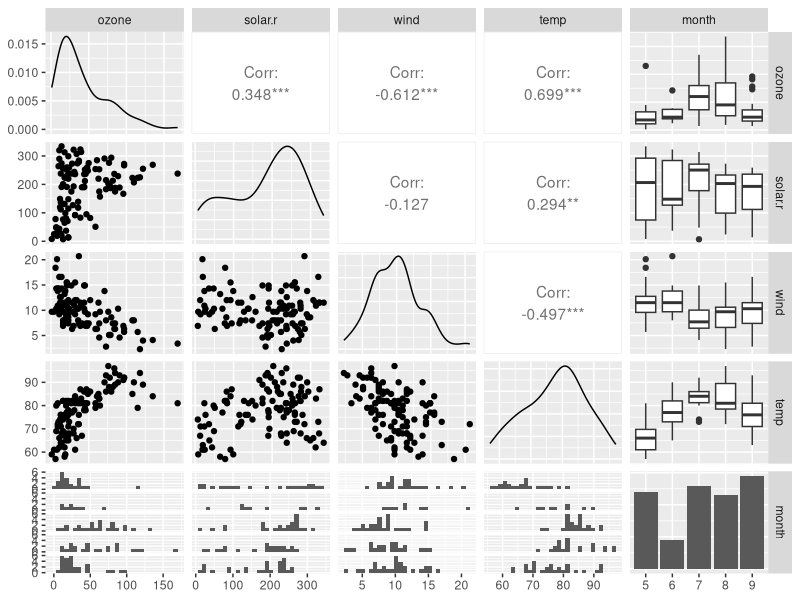
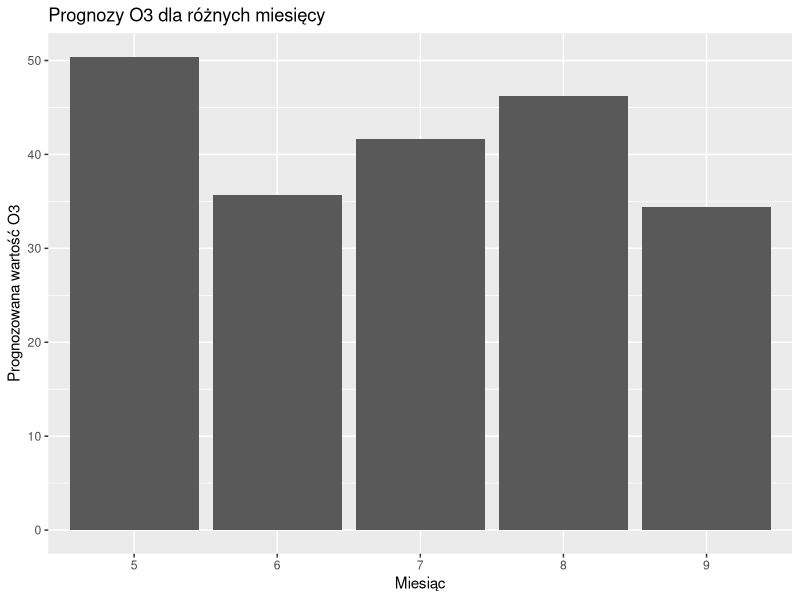

These charts were generated, in order, by the following R code:
## ---- chunk 1
# install.packages("dplyr")
# install.packages("GGally")
# install.packages("ggplot2")
## ---- chunk 2
# Załadowanie pakietów
library(dplyr)
library(GGally)
library(ggplot2)
## ---- chunk 3
colnames(airquality) <- tolower(colnames(airquality))
air <- airquality |>
  as_tibble() |>
  na.omit() |> 
  select(-day) |> 
  mutate(month = factor(month)) 
## ---- chunk 4
air |> 
  is.na() |> 
  as_tibble() |> 
  summarise_all(sum)
## ---- chunk 5
#| echo: false
ggpairs(air)
## ---- chunk 6
model <- lm(ozone ~ solar.r + wind + temp + month, data = air)
## ---- chunk 7
#| echo: false
summary(model)
## ---- chunk 8
new_data <- data.frame(
  solar.r = mean(air$solar.r),
  wind = mean(air$wind),
  temp = mean(air$temp),
  month = factor(c(5))  # Naszym przykładowym miesiącem będzie maj
)
## ---- chunk 9
predictions <- predict(model, newdata = new_data)
## ---- chunk 10
#| echo: false
print(predictions)
## ---- chunk 11
months <- levels(air$month)
predictions_monthly <- data.frame(month = months, prediction = NA)
## ---- chunk 12
for (i in 1:length(months)) {
  new_data <- data.frame(
    solar.r = mean(air$solar.r),
    wind = mean(air$wind),
    temp = mean(air$temp),
    month = factor(months[i])
  )
  
# Prognoza dla każdego miesiąca
predictions_monthly$prediction[i] <- predict(model, newdata = new_data)
}
## ---- chunk 13
ggplot(predictions_monthly, aes(x = month, y = prediction)) +   geom_bar(stat = "identity") +   labs(title = "Prognozy O3 dla różnych miesięcy", x = "Miesiąc", y = "Prognozowana wartość O3")
